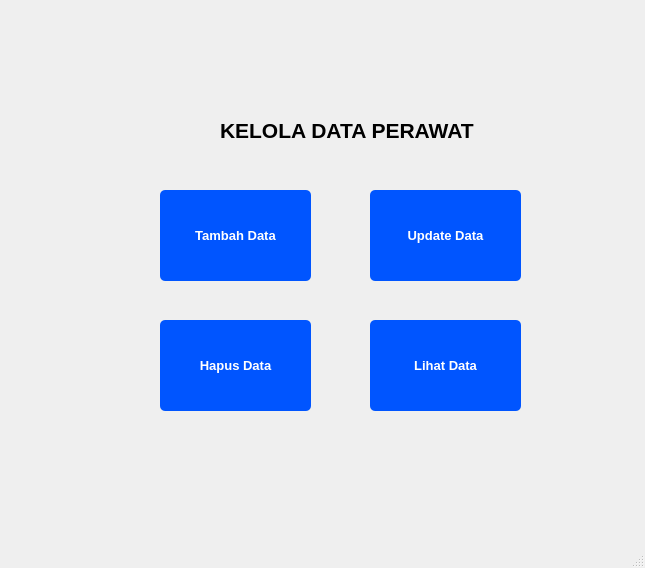
<?xml version="1.0" encoding="UTF-8"?>
<ui version="4.0">
 <class>MainWindow</class>
 <widget class="QMainWindow" name="MainWindow">
  <property name="geometry">
   <rect>
    <x>0</x>
    <y>0</y>
    <width>645</width>
    <height>568</height>
   </rect>
  </property>
  <property name="windowTitle">
   <string>MainWindow</string>
  </property>
  <widget class="QWidget" name="centralwidget">
   <widget class="QPushButton" name="pushButton_5">
    <property name="geometry">
     <rect>
      <x>370</x>
      <y>320</y>
      <width>151</width>
      <height>91</height>
     </rect>
    </property>
    <property name="font">
     <font>
      <pointsize>10</pointsize>
      <weight>75</weight>
      <bold>true</bold>
     </font>
    </property>
    <property name="styleSheet">
     <string notr="true">QPushButton {
    background-color: rgb(0, 85, 255);
    color: white;
    border-radius: 5px;   
    padding: 6px;           
}</string>
    </property>
    <property name="text">
     <string>Lihat Data</string>
    </property>
   </widget>
   <widget class="QPushButton" name="pushButton_4">
    <property name="geometry">
     <rect>
      <x>160</x>
      <y>320</y>
      <width>151</width>
      <height>91</height>
     </rect>
    </property>
    <property name="font">
     <font>
      <pointsize>10</pointsize>
      <weight>75</weight>
      <bold>true</bold>
     </font>
    </property>
    <property name="styleSheet">
     <string notr="true">QPushButton {
    background-color: rgb(0, 85, 255);
    color: white;
    border-radius: 5px;   
    padding: 6px;           
}</string>
    </property>
    <property name="text">
     <string>Hapus Data</string>
    </property>
   </widget>
   <widget class="QLabel" name="label">
    <property name="geometry">
     <rect>
      <x>220</x>
      <y>110</y>
      <width>261</width>
      <height>41</height>
     </rect>
    </property>
    <property name="font">
     <font>
      <pointsize>16</pointsize>
      <weight>75</weight>
      <bold>true</bold>
     </font>
    </property>
    <property name="text">
     <string>KELOLA DATA PERAWAT</string>
    </property>
   </widget>
   <widget class="QPushButton" name="pushButton_2">
    <property name="geometry">
     <rect>
      <x>160</x>
      <y>190</y>
      <width>151</width>
      <height>91</height>
     </rect>
    </property>
    <property name="font">
     <font>
      <pointsize>10</pointsize>
      <weight>75</weight>
      <bold>true</bold>
     </font>
    </property>
    <property name="styleSheet">
     <string notr="true">QPushButton {
    background-color: rgb(0, 85, 255);
    color: white;
    border-radius: 5px;   
    padding: 6px;           
}</string>
    </property>
    <property name="text">
     <string>Tambah Data</string>
    </property>
   </widget>
   <widget class="QPushButton" name="pushButton_3">
    <property name="geometry">
     <rect>
      <x>370</x>
      <y>190</y>
      <width>151</width>
      <height>91</height>
     </rect>
    </property>
    <property name="font">
     <font>
      <pointsize>10</pointsize>
      <weight>75</weight>
      <bold>true</bold>
     </font>
    </property>
    <property name="styleSheet">
     <string notr="true">QPushButton {
    background-color: rgb(0, 85, 255);
    color: white;
    border-radius: 5px;   
    padding: 6px;           
}</string>
    </property>
    <property name="text">
     <string>Update Data</string>
    </property>
   </widget>
  </widget>
  <widget class="QMenuBar" name="menubar">
   <property name="geometry">
    <rect>
     <x>0</x>
     <y>0</y>
     <width>645</width>
     <height>21</height>
    </rect>
   </property>
  </widget>
  <widget class="QStatusBar" name="statusbar"/>
 </widget>
 <resources/>
 <connections/>
</ui>
